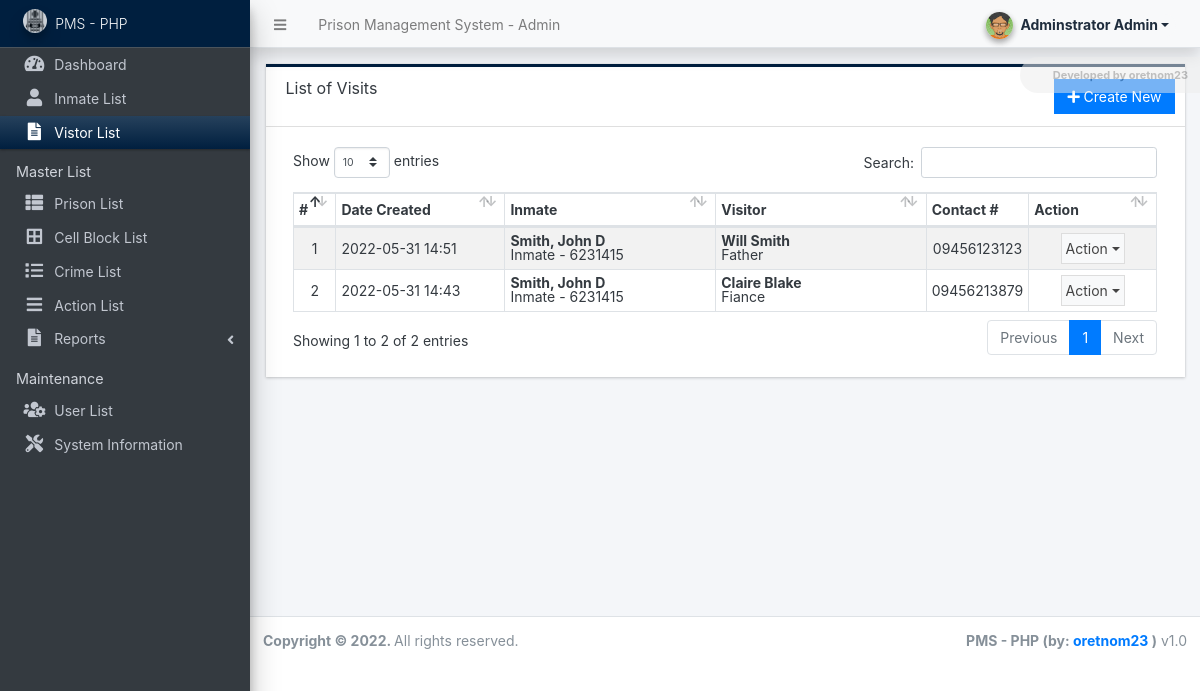
Page /admin/?page=visits (signed in) on the committed database.
### tables this page shows
CREATE TABLE `visit_list` (
  `id` int(30) NOT NULL,
  `inmate_id` int(30) NOT NULL,
  `fullname` text NOT NULL,
  `contact` text NOT NULL,
  `relation` text NOT NULL,
  `date_created` datetime NOT NULL DEFAULT current_timestamp(),
  `date_updated` datetime NOT NULL DEFAULT current_timestamp() ON UPDATE current_timestamp()
);

CREATE TABLE `inmate_list` (
  `id` int(30) NOT NULL,
  `code` varchar(100) NOT NULL,
  `firstname` text NOT NULL,
  `middlename` text DEFAULT NULL,
  `lastname` text NOT NULL,
  `sex` varchar(100) NOT NULL,
  `dob` date NOT NULL,
  `address` text NOT NULL,
  `marital_status` varchar(250) NOT NULL,
  `eye_color` text NOT NULL,
  `complexion` text NOT NULL,
  `cell_id` int(11) NOT NULL,
  `sentence` text NOT NULL,
  `date_from` date NOT NULL,
  `date_to` date DEFAULT NULL,
  `emergency_name` text DEFAULT NULL,
  `emergency_contact` text DEFAULT NULL,
  `emergency_relation` text DEFAULT NULL,
  `image_path` text DEFAULT NULL,
  `status` tinyint(1) NOT NULL DEFAULT 1,
  `visiting_privilege` tinyint(1) NOT NULL DEFAULT 1,
  `date_created` datetime NOT NULL DEFAULT current_timestamp(),
  `date_updated` datetime NOT NULL DEFAULT current_timestamp() ON UPDATE current_timestamp()
);

### config.php (called while the page is built, shortened)
<?php
require_once('classes/DBConnection.php');
require_once('classes/SystemSettings.php');
function validate_image($file){
    global $_settings;
	if(!empty($file)){
        $ex = explode("?",$file);
        $file = $ex[0];
        $ts = isset($ex[1]) ? "?".$ex[1] : '';
		if(is_file(base_app.$file)){
			return base_url.$file.$ts;
		}else{
			return base_url.($_settings->info('logo'));
		}
	}else{
		return base_url.($_settings->info('logo'));
	}
}
function isMobileDevice(){
    $aMobileUA = array(
        '/iphone/i' => 'iPhone',
        '/ipod/i' => 'iPod',
        '/ipad/i' => 'iPad',
        '/android/i' => 'Android',
        '/blackberry/i' => 'BlackBerry',
        '/webos/i' => 'Mobile'
    );
    return false;
}
?>

### classes/DBConnection.php (called while the page is built, shortened)
<?php
class DBConnection{
    private $host = DB_SERVER;
    private $username = DB_USERNAME;
    private $password = DB_PASSWORD;
    private $database = DB_NAME;
    public $conn;
    public function __construct(){
        if (!isset($this->conn)) {
            $this->conn = new mysqli($this->host, $this->username, $this->password, $this->database);
        }
    }
}
?>

### classes/SystemSettings.php (called while the page is built, shortened)
<?php
class SystemSettings extends DBConnection{
	function userdata($field = ''){
		if(!empty($field)){
			if(isset($_SESSION['userdata'][$field]))
				return $_SESSION['userdata'][$field];
			else
				return null;
		}else{
			return false;
		}
	}
	function info($field=''){
		if(!empty($field)){
			if(isset($_SESSION['system_info'][$field]))
				return $_SESSION['system_info'][$field];
			else
				return false;
		}else{
			return false;
		}
	}
}
$_settings = new SystemSettings();
?>

### admin/visits/index.php (the view, shortened to what this page needs)
<div class="card card-outline rounded-0 card-navy">
	<div class="card-header">
		<h3 class="card-title">List of Visits</h3>
		<div class="card-tools">
			<a href="javascript:void(0)" id="create_new" class="btn btn-flat btn-primary"><span class="fas fa-plus"></span>  Create New</a>
		</div>
	</div>
	<div class="card-body">
        <div class="container-fluid">
			<table class="table table-hover table-striped table-bordered" id="list">
				<colgroup>
					<col width="5%">
					<col width="20%">
					<col width="25%">
					<col width="25%">
					<col width="10%">
					<col width="15%">
				</colgroup>
				<thead>
					<tr>
						<th>#</th>
						<th>Date Created</th>
						<th>Inmate</th>
						<th>Visitor</th>
						<th>Contact #</th>
						<th>Action</th>
					</tr>
				</thead>
				<tbody>
					<?php
					$i = 1;
						$qry = $conn->query("SELECT v.*, i.code, concat(i.lastname,', ', i.firstname, coalesce(concat(' ', i.middlename), '')) as `inmate` from `visit_list` v inner join inmate_list i on v.inmate_id = i.id order by abs(unix_timestamp(v.date_created)) desc ");
						while($row = $qry->fetch_assoc()):
					?>
						<tr>
							<td class="text-center"><?php echo $i++; ?></td>
							<td><?php echo date("Y-m-d H:i",strtotime($row['date_created'])) ?></td>
							<td class="">
								<div style="line-height:1em">
									<div><b><?= $row['inmate'] ?></b></div>
									<div>Inmate - <?= $row['code'] ?></div>
								</div>
							</td>
							<td class="">
								<div style="line-height:1em">
									<div><b><?= $row['fullname'] ?></b></div>
									<div><?= $row['relation'] ?></div>
								</div>
							</td>
							<td class="text-center">
                               <?= $row['contact'] ?>
                            </td>
							<td align="center">
								 <button type="button" class="btn btn-flat p-1 btn-default btn-sm dropdown-toggle dropdown-icon" data-toggle="dropdown">
				                  		Action
				                  </button>
							</td>
						</tr>
					<?php endwhile; ?>
				</tbody>
			</table>
		</div>
	</div>
</div>

### admin/index.php (shortened to what this page needs)
<?php require_once('../config.php'); ?>
 <!DOCTYPE html>
<html lang="en" class="" style="height: auto;">
<?php require_once('inc/header.php') ?>
  <body class="sidebar-mini layout-fixed control-sidebar-slide-open layout-navbar-fixed sidebar-mini-md sidebar-mini-xs text-sm" data-new-gr-c-s-check-loaded="14.991.0" data-gr-ext-installed="" style="height: auto;">
    <div class="wrapper">
     <?php require_once('inc/topBarNav.php') ?>
     <?php require_once('inc/navigation.php') ?>
     <?php $page = isset($_GET['page']) ? $_GET['page'] : 'home';  ?>
      <div class="content-wrapper  pt-3" style="min-height: 567.854px;">
        <section class="content  text-dark">
          <div class="container-fluid">
            <?php
              if(!file_exists($page.".php") && !is_dir($page)){
                  include '404.html';
              }else{
                if(is_dir($page))
                  include $page.'/index.php';
                else
                  include $page.'.php';
              }
            ?>
          </div>
        </section>
      </div>
      <?php require_once('inc/footer.php') ?>
  </body>
</html>

### admin/inc/header.php (shortened to what this page needs)
<head>
    <link rel="stylesheet" href="<?php echo base_url ?>plugins/fontawesome-free/css/all.min.css">
    <link rel="stylesheet" href="<?php echo base_url ?>plugins/tempusdominus-bootstrap-4/css/tempusdominus-bootstrap-4.min.css">
  <link rel="stylesheet" href="<?php echo base_url ?>plugins/datatables-bs4/css/dataTables.bootstrap4.min.css">
  <link rel="stylesheet" href="<?php echo base_url ?>plugins/datatables-responsive/css/responsive.bootstrap4.min.css">
  <link rel="stylesheet" href="<?php echo base_url ?>plugins/datatables-buttons/css/buttons.bootstrap4.min.css">
  <link rel="stylesheet" href="<?php echo base_url ?>plugins/select2/css/select2.min.css">
  <link rel="stylesheet" href="<?php echo base_url ?>plugins/select2-bootstrap4-theme/select2-bootstrap4.min.css">
    <link rel="stylesheet" href="<?php echo base_url ?>plugins/icheck-bootstrap/icheck-bootstrap.min.css">
    <link rel="stylesheet" href="<?php echo base_url ?>plugins/jqvmap/jqvmap.min.css">
    <link rel="stylesheet" href="<?php echo base_url ?>dist/css/adminlte.css">
    <link rel="stylesheet" href="<?php echo base_url ?>dist/css/custom.css">
    <link rel="stylesheet" href="<?php echo base_url ?>plugins/overlayScrollbars/css/OverlayScrollbars.min.css">
    <link rel="stylesheet" href="<?php echo base_url ?>plugins/daterangepicker/daterangepicker.css">
    <link rel="stylesheet" href="<?php echo base_url ?>plugins/summernote/summernote-bs4.min.css">
  <link rel="stylesheet" href="<?php echo base_url ?>plugins/sweetalert2-theme-bootstrap-4/bootstrap-4.min.css">
  </head>

### admin/inc/topBarNav.php (shortened to what this page needs)
<nav class="main-header navbar navbar-expand navbar-light shadow text-sm">
  <ul class="navbar-nav">
    <li class="nav-item">
    <a class="nav-link" data-widget="pushmenu" href="#" role="button"><i class="fas fa-bars"></i></a>
    </li>
    <li class="nav-item d-none d-sm-inline-block">
      <a href="<?php echo base_url ?>" class="nav-link"><?php echo (!isMobileDevice()) ? $_settings->info('name'):$_settings->info('short_name'); ?> - Admin</a>
    </li>
  </ul>
  <ul class="navbar-nav ml-auto">
    <li class="nav-item">
      <div class="btn-group nav-link">
            <button type="button" class="btn btn-rounded badge badge-light dropdown-toggle dropdown-icon" data-toggle="dropdown">
              <span><img src="<?php echo validate_image($_settings->userdata('avatar')) ?>" class="img-circle elevation-2 user-img" alt="User Image"></span>
              <span class="ml-3"><?php echo ucwords($_settings->userdata('firstname').' '.$_settings->userdata('lastname')) ?></span>
            </button>
        </div>
    </li>
  </ul>
</nav>

### admin/inc/navigation.php (shortened to what this page needs)
<aside class="main-sidebar sidebar-dark-navy navbar-dark elevation-4 sidebar-no-expand">
  <a href="<?php echo base_url ?>admin" class="brand-link bg-navy text-sm">
  <img src="<?php echo validate_image($_settings->info('logo'))?>" alt="Store Logo" class="brand-image img-circle elevation-3" style="opacity: .8;width: 1.5rem;height: 1.5rem;max-height: unset">
  <span class="brand-text font-weight-light text-light"><?php echo $_settings->info('short_name') ?></span>
  </a>
  <div class="sidebar os-host os-theme-light os-host-overflow os-host-overflow-y os-host-resize-disabled os-host-transition os-host-scrollbar-horizontal-hidden">
    <div class="os-content-glue" style="margin: 0px -8px; width: 249px; height: 646px;"></div>
    <div class="os-padding">
      <div class="os-viewport os-viewport-native-scrollbars-invisible" style="overflow-y: scroll;">
        <div class="os-content" style="padding: 0px 8px; height: 100%; width: 100%;">
          <nav class="mt-1">
             <ul class="nav nav-pills nav-sidebar flex-column text-sm nav-compact nav-flat nav-child-indent nav-collapse-hide-child" data-widget="treeview" role="menu" data-accordion="false">
              <li class="nav-item dropdown">
                <a href="./" class="nav-link nav-home">
                  <i class="nav-icon fas fa-tachometer-alt"></i>
                  <p>
                    Dashboard
                  </p>
                </a>
              </li>
              <li class="nav-item dropdown">
                <a href="./?page=inmates" class="nav-link nav-inmates">
                  <i class="nav-icon fas fa-user"></i>
                  <p>
                    Inmate List
                  </p>
                </a>
              </li>
              <li class="nav-item dropdown">
                <a href="./?page=visits" class="nav-link nav-visits">
                  <i class="nav-icon fas fa-file-alt"></i>
                  <p>
                    Vistor List
                  </p>
                </a>
              </li>
              <?php if($_settings->userdata('type') == 1): ?>
              <li class="nav-header">Master List</li>
              <li class="nav-item dropdown">
                <a href="./?page=prisons" class="nav-link nav-prisons">
                  <i class="nav-icon fas fa-th-list"></i>
                  <p>
                    Prison List
                  </p>
                </a>
              </li>
              <li class="nav-item dropdown">
                <a href="./?page=cells" class="nav-link nav-cells">
                  <i class="nav-icon fas fa-border-all"></i>
                  <p>
                    Cell Block List
                  </p>
                </a>
              </li>
              <li class="nav-item dropdown">
                <a href="./?page=crimes" class="nav-link nav-crimes">
                  <i class="nav-icon fas fa-list"></i>
                  <p>
                    Crime List
                  </p>
                </a>
              </li>
              <li class="nav-item dropdown">
                <a href="./?page=actions" class="nav-link nav-actions">
                  <i class="nav-icon fas fa-bars"></i>
                  <p>
                    Action List
                  </p>
                </a>
              </li>
              <li class="nav-item">
                <a href="#" class="nav-link">
                  <i class="nav-icon fas fa-file-alt"></i>
                  <p>
                    Reports
                    <i class="right fas fa-angle-left"></i>
                  </p>
                </a>
              </li>
              <li class="nav-header">Maintenance</li>
              <li class="nav-item dropdown">
                <a href="<?php echo base_url ?>admin/?page=user/list" class="nav-link nav-user_list">
                  <i class="nav-icon fas fa-users-cog"></i>
                  <p>
                    User List
                  </p>
                </a>
              </li>
              <li class="nav-item dropdown">
                <a href="<?php echo base_url ?>admin/?page=system_info" class="nav-link nav-system_info">
                  <i class="nav-icon fas fa-tools"></i>
                  <p>
                    System Information
                  </p>
                </a>
              </li>
              <?php endif; ?>
            </ul>
          </nav>
        </div>
      </div>
    </div>
  </div>
</aside>

### admin/inc/footer.php (shortened to what this page needs)
<footer class="main-footer text-sm">
        <strong>Copyright © <?php echo date('Y') ?>.
        </strong>
        All rights reserved.
        <div class="float-right d-none d-sm-inline-block">
          <b><?php echo $_settings->info('short_name') ?> (by: <a href="mailto:oretnom23@gmail.com" target="blank">oretnom23</a> )</b> v1.0
        </div>
  </footer>
</div>

### admin/inc/topBarNav.php (style rules this page uses)
.user-img { position: absolute; height: 27px; width: 27px; object-fit: cover; left: -7%; top: -12%; }
.btn-rounded { border-radius: 50px; }

### admin/inc/navigation.php (style rules this page uses)
.sidebar a.nav-link.active { color:#fff !important }

### rows in the picture
visit_list: date_created "2022-05-31 14:51", inmate "Smith, John D", inmate.code "6231415", fullname "Will Smith", relation "Father", contact "09456123123"
visit_list: date_created "2022-05-31 14:43", inmate "Smith, John D", inmate.code "6231415", fullname "Claire Blake", relation "Fiance", contact "09456213879"

### other values in the picture
$_settings->info('name') "Prison Management System"
$_settings->userdata('firstname').' '.$_settings->userdata('lastname') "Adminstrator Admin"
$_settings->info('short_name') "PMS - PHP"
